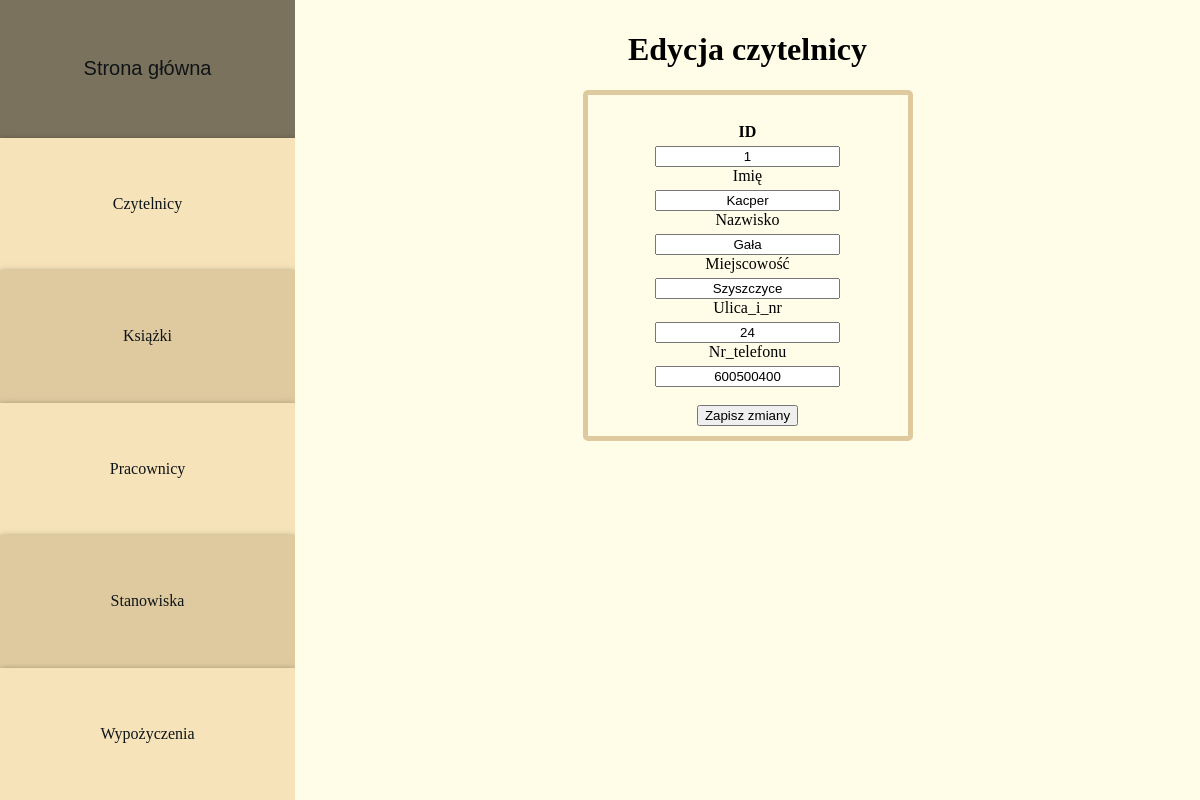
Screenshot of /edytuj.php?id=1&t=czytelnicy with the database file from the repository.
### tables this page shows
CREATE TABLE `czytelnicy` (
  `id_czytelnika` int(11) NOT NULL,
  `imie` varchar(30) NOT NULL,
  `nazwisko` varchar(40) NOT NULL,
  `miejscowosc` varchar(30) NOT NULL,
  `ulica_i_nr` varchar(25) NOT NULL,
  `telefon` varchar(12) NOT NULL
);

### edytuj.php (the view, shortened to what this page needs)
<!DOCTYPE html>
<html lang="pl">
<head>
    <link rel="stylesheet" href="style.css">
</head>
<body>
<div class="container">
    <?php include 'menu.php'; ?>
    <div class="main-content">
        <?php
        if(isset($_GET['id'])) {
            $id = $_GET['id'];
            $t = $_GET['t'];
            $sql = "SELECT id_czytelnika AS ID,
                    imie AS Imię,
                    nazwisko AS Nazwisko,
                    miejscowosc AS Miejscowość,
                    ulica_i_nr as 'Ulica_i_nr',
                    telefon AS 'Nr_telefonu' FROM czytelnicy WHERE id_czytelnika = $id";
            $result = $con->query($sql);
            if ($result->num_rows > 0) {
                $fetch_assoc = $result->fetch_assoc();
                ?>
                    <h1 style="text-align: center;">Edycja <?php echo $t ?></h1>
                    <form action="" method="POST">
                        <div class="container2">
                            <?php
                            foreach ($fetch_assoc as $c => $value) {
                                echo "<br>";
                                if ($c === 'ID') {
                                    echo "<label for='$c'><b>ID</b></label>";
                                    echo "<input id='$c' name='$c' value='$value' readonly>";
                                }
                                else {
                                    echo "<label for='$c'>$c</label>";
                                    echo "<input type='text' id='$c' name='$c' value='$value'>";
                                }
                            }
                            echo "<br>";
                            ?>
                            <br>
                            <input type="submit" value="Zapisz zmiany">
                        </div>
                    </form>
                <?php
            } else {
                echo "Brak danych dla podanego ID.";
            }
        } else {
            echo "Nie podano ID.";
        }
        ?>
    </div>
</div>
</body>
</html>

### style.css (style rules this page uses)
html, body { margin: 0; padding: 0; height: 100%; }
.container { display: flex; height: 100vh; }
.main-content { text-align: center; align-items: center; justify-content: center; width: 75%; padding: 10px; background-color: #FFFDE8; }

### edytuj.php (style rules this page uses)
.container2 { border: 5px solid; border-color: #DFCA9F; padding: 10px; border-radius: 5px; width: 300px; margin: 0 auto; }
label { display: inline-block; display: block; margin-bottom: 5px; }
input { text-align: center; }

### rows the page displays
czytelnicy: ID "1", Imię "Kacper", Nazwisko "Gała", Miejscowość "Szyszczyce", Ulica_i_nr "24", Nr_telefonu "600500400"

### other values shown
$t "czytelnicy"
$c "Imię"
$c "Nazwisko"
$c "Miejscowość"
$c "Ulica_i_nr"
$c "Nr_telefonu"
